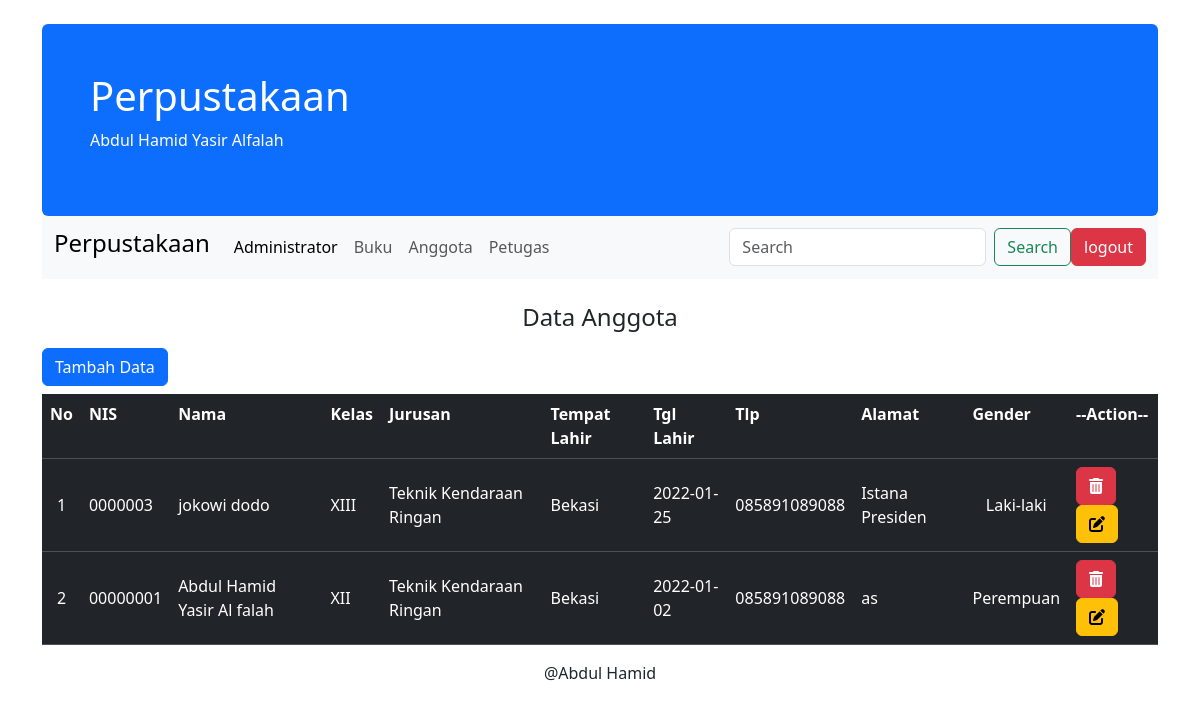
Screenshot of /admin.php?page=anggota (signed in) with the database file from the repository.
### tables this page shows
CREATE TABLE `anggota` (
  `id_anggota` int(11) NOT NULL,
  `nis` varchar(15) NOT NULL,
  `nama` varchar(30) NOT NULL,
  `id_kelas` int(11) NOT NULL,
  `id_jurusan` int(11) NOT NULL,
  `tempat_lahir` varchar(30) NOT NULL,
  `tgl_lahir` date NOT NULL,
  `no_telp` varchar(13) NOT NULL,
  `alamat` text NOT NULL,
  `jk` char(1) NOT NULL
);

CREATE TABLE `kelas` (
  `id_kelas` int(11) NOT NULL,
  `nama_kelas` varchar(10) NOT NULL
);

CREATE TABLE `jurusan` (
  `id_jurusan` int(11) NOT NULL,
  `nama_jurusan` varchar(50) NOT NULL
);

### anggota.php (the view, shortened to what this page needs)
<center><h4 class="mt-4 mb-3">Data Anggota</h4></center>
<div class="container">
<button type="button" class="btn btn-primary mb-2" data-bs-toggle="modal" data-bs-target="#exampleModal">
    Tambah Data
</button>
<table class="table table-dark">
    <tr>
        <th>No</th>
        <th>NIS</th>
        <th>Nama</th>
        <th>Kelas</th>
        <th>Jurusan</th>
        <th>Tempat Lahir</th>
        <th>Tgl Lahir</th>
        <th>Tlp</td>
        <th>Alamat</th>
        <th>Gender</th>
        <th>--Action--</th>
    </tr>
    <?php
        $querybaru = mysqli_query($koneksi,"SELECT anggota.id_anggota, anggota.nis, anggota.nama, anggota.id_kelas,
        anggota.id_jurusan, anggota.tempat_lahir, anggota.tgl_lahir, anggota.no_telp,
        anggota.alamat, anggota.jk, kelas.nama_kelas, jurusan.nama_jurusan
        FROM anggota
        JOIN kelas ON anggota.id_kelas = kelas.id_kelas
        JOIN jurusan ON anggota.id_jurusan = jurusan.id_jurusan");
        $no = 1;
        foreach ($querybaru as $row) {
    ?>
    <tr>
        <td align="center" valign="middle"><?php echo $no; ?></td>
        <td valign="middle"><?php echo $row['nis']; ?></td>
        <td valign="middle"><?php echo $row['nama']; ?></td>
        <td valign="middle"><?php echo $row['nama_kelas']; ?></td>
        <td valign="middle">
            <?php echo $row['nama_jurusan']; ?>
        </td>
        <td valign="middle"><?php echo $row['tempat_lahir']; ?></td>
        <td valign="middle"><?php echo $row['tgl_lahir']; ?></td>
        <td valign="middle"><?php echo $row['no_telp']; ?></td>
        <td valign="middle"><?php echo $row['alamat']; ?></td>
        <td align="center" valign="middle"><?php echo $row['jk']=="L"?"Laki-laki":"Perempuan"; ?></td>
        <td valign="middle">
        <a href="?page=anggota-delete&delete&id=<?php echo $row['id_anggota'];?>">
                <button class="btn btn-danger"><i class="fas fa-trash-alt"></i></button>
            </a>
        <a  href="?page=anggota-edit&edit&id=<?php echo $row['id_anggota'];?>">
            <button class="btn btn-warning" data-bs-toggle="modal" data-bs-target="#edit-modal"><i class="fas fa-edit"></i></button>
           </a>
        </td>
    </tr>
    <?php
    $no++;
    }
    ?>
</table>

### admin.php (shortened to what this page needs)
<?php
if (isset($_SESSION['status'])){
include('koneksi.php');
?>
<!DOCTYPE html>
<html lang="en">
<head>
    <link rel="stylesheet" href="bootstrap-5.1.3-dist/bootstrap-5.1.3-dist/css/bootstrap.min.css">
</head>
<body>
    <video width="100%" autoplay muted>
        <source src="bg.mp4" type="video/mp4">
    </video>
    <link rel="stylesheet" type="text/css" href="fontawesome-free-5.15.4-web/fontawesome-free-5.15.4-web/css/all.min.css">
    <div class="container">
    <div class="mt-4 p-5 bg-primary text-white rounded">
    <h1>Perpustakaan</h1>
    <p>Abdul Hamid Yasir Alfalah</p>
    </div>
    </div>
    <div class="container">
        <div>
            <div>
                <nav class="navbar navbar-expand-lg navbar-light bg-light">
                <div class="container-fluid">
                    <a class="navbar-brand" href="#"><h4>Perpustakaan</h4></a>
                    <div class="collapse navbar-collapse" id="navbarSupportedContent">
                    <ul class="navbar-nav me-auto mb-2 mb-lg-0">
                        <li class="nav-item">
                        <a class="nav-link active" aria-current="page" href="#">Administrator</a>
                        </li>
                        <li class="nav-item">
                        <a class="nav-link" href="?page=buku">Buku</a>
                        </li>
                        <li class="nav-item">
                                <a class="nav-link" href="?page=anggota">Anggota</a>
                            </li>
                        <li class="nav-item">
                            <a class="nav-link" href="?page=petugas">Petugas</a>
                        </li>
                    </ul>
                    <form class="d-flex">
                        <input class="form-control me-2" type="search" placeholder="Search" aria-label="Search">
                        <button class="btn btn-outline-success" type="submit">Search</button>
                    </form>
                    <a href="?page=logout"><button class="btn btn-danger">logout</button></a>
                    </div>
                </div>
                </nav>
            </div>
        </div>
    </div>
                <?php
                if (isset($_GET['page'])){
                     if($_GET['page'] == 'anggota'){
                        include('anggota.php');
                    }
                }
                ?>
    </div>
    <center><p>@Abdul Hamid</p></center>
</body>
            <?php }
            else{
                ?>
                <script>
                windows.location.href:'http://localhost/perpus.hamid'; //mirip hyperlink
                </script>
            <?php
            }
            ?>
</html>

### admin.php (style rules this page uses)
video { position : fixed; z-index: -100; }

### rows the page displays
anggota: nis "0000003", nama "jokowi dodo", id_kelas.nama_kelas "XIII", id_jurusan.nama_jurusan "Teknik Kendaraan Ringan", tempat_lahir "Bekasi", tgl_lahir "2022-01-25", no_telp "085891089088", alamat "Istana Presiden", jk "Laki-laki"
anggota: nis "00000001", nama "Abdul Hamid Yasir Al falah", id_kelas.nama_kelas "XII", id_jurusan.nama_jurusan "Teknik Kendaraan Ringan", tempat_lahir "Bekasi", tgl_lahir "2022-01-02", no_telp "085891089088", alamat "as", jk "Perempuan"
